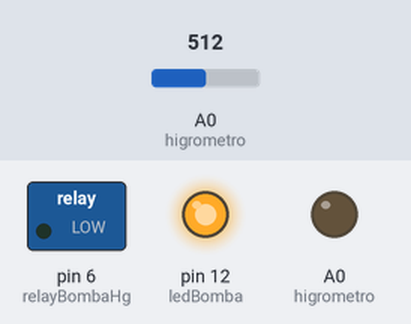
A sketch run on a simulated Arduino Uno, built with avr-gcc and run on an emulated ATmega328P. Shown: switched loads named in the sketch (green lamp = pin HIGH), output pins drawn as LEDs (lit = HIGH). Inputs (shaded band) come from the test bench; at power-on: A0 (higrometro) = 512. What the sketch prints to the serial monitor is not drawn.

Above: at 0.1 s.
Timing chart, 0 to 1.6 s (numbered marks = the images above):
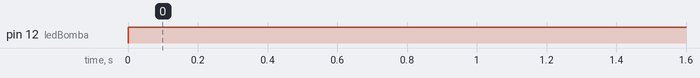

Measured:
- by itself, pin 12 (ledBomba): LOW → HIGH at 0.00 s

The sketch:

higrometro2.ino
```cpp
//*Sensor Higrometro: YL-69, modulo comparador: LM393
//YA TODO EN AVANCE2
#include <Wire.h>
#include <Adafruit_Sensor.h>
#include <DHT.h>
#include <stdio.h>
#include <stdbool.h>
#include <Arduino.h>

# include "libreria_higrometro.h"

void setup()
{
  empezar(relayBombaHg,higrometro,ledBomba);


}

void loop()
{
  leerYtraducir(lecturaHigrom, higrometro);
  salida(relayBombaHg , lecturaHigrom );
}
```

libreria_higrometro.cpp
```cpp
#include <Wire.h>
#include <Adafruit_Sensor.h>
#include <DHT.h>
#include <stdio.h>
#include <stdbool.h>
#include <Arduino.h>


# include "libreria_higrometro.h"


void empezar(const int relayBombaHg, const int higrometro,int ledBomba){
  Serial.begin(9600);
  pinMode(relayBombaHg,OUTPUT);
  pinMode(ledBomba, OUTPUT);
  pinMode(higrometro, OUTPUT);

}
void leerYtraducir(int lecturaHigrom, const int higrometro){
  lecturaHigrom = analogRead(higrometro);


//Lee entrada del higrometro
//Los siguientes valores (400 y 1023 hay que establecer si son esos)
  lecturaHigrom = constrain(lecturaHigrom,400,1023);  //Constrain limita el rango del sensor (lecturaHigrom) entre 400 y 1023
//Retorna lecturaHigrom si este esta entre 400 y 1023, retorna 400 si lecturaHigrom es menor que 400, retorna  1023 si lecturaHigrom es mayor que 1023.
//O sea, si esta dentro del rango retorne lo que es, si esta para abajo del minimo retorne ese minimo, y si esta para abajo del maximo, retorne ese maximo
  lecturaHigrom = map(lecturaHigrom,400,1023,100,0);  //Mapeo. Ahora 400 va a ser 100 (minimo) 1023 va a ser 0 (maximo)
}
void salida(const int relayBombaHg , int lecturaHigrom ){
  leerYtraducir(lecturaHigrom,higrometro);
 // Cuando el hongo tiene suficiente humedad en la tierra, el sensor va a leer entre 380-400
 // podria cambiarse el 400 a un valor mas bajo

  Serial.print("Humedad:");
  Serial.print (lecturaHigrom);
  Serial.println("%");
  //Si la humedad baja del 80%, enciende la bomba, sino se mantiene apagada
  if (lecturaHigrom < 80){
    //aqui va a encender la bomba
    digitalWrite(relayBombaHg,LOW); //En LOW enciende
    digitalWrite(ledBomba,HIGH);
  }
  else {
      digitalWrite(relayBombaHg,HIGH);
      digitalWrite(ledBomba,LOW);
  }
  delay(1500); //un delay de 1,5 s (1500 ms)
}
```

libreria_higrometro.h
```cpp
//#include <Wire.h>
//#include <Adafruit_Sensor.h>
//#include <DHT.h>
//#include <stdio.h>
//#include <stdbool.h>
//#include <Arduino.h>


const int relayBombaHg = 6; //Bomba que se activa cuando la humedad esta baja. En el pin 2 del relay
const int higrometro = A0;  // Higrometro conectado a pin A0 del arduino
  //Variables
int lecturaHigrom;
int ledBomba=12;

void empezar(const int relayBombaHg,const int higrometro,int ledBomba); //para empezar
void leerYtraducir(int lecturaHigrom, const int higrometro);
void salida(const int relayBombaHg , int lecturaHigrom );
```
